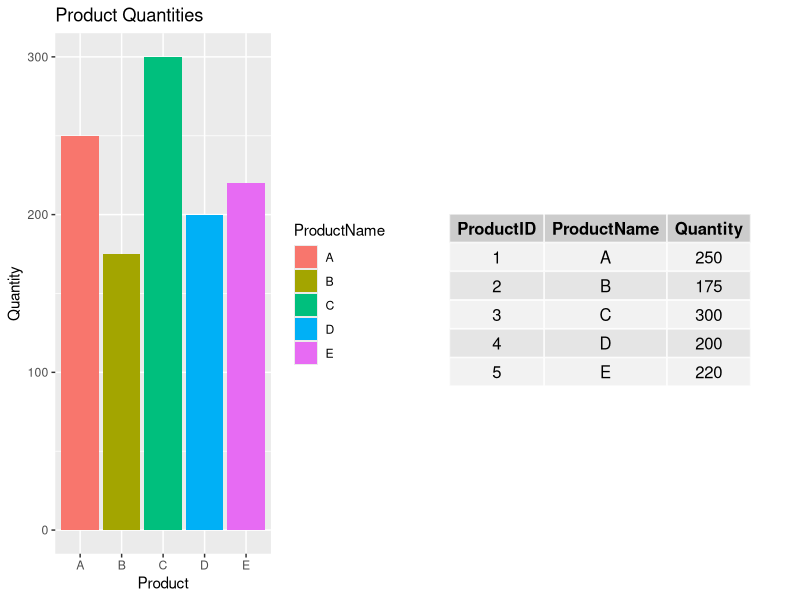

Source code (R):
library(ggplot2)
library(gridExtra)

data <- data.frame(
  ProductID=1:5,
  ProductName=c("A","B","C","D","E"),
  Quantity=c(250,175,300,200,220)
)

# 1. Bar chart
bar_chart <- ggplot(data, aes(x=ProductName, y=Quantity, fill=ProductName)) +
  geom_bar(stat="identity") +
  labs(title="Product Quantities", x="Product", y="Quantity")

# 2. Table
table_plot <- tableGrob(data, rows=NULL)

grid.arrange(bar_chart, table_plot, ncol=2)
